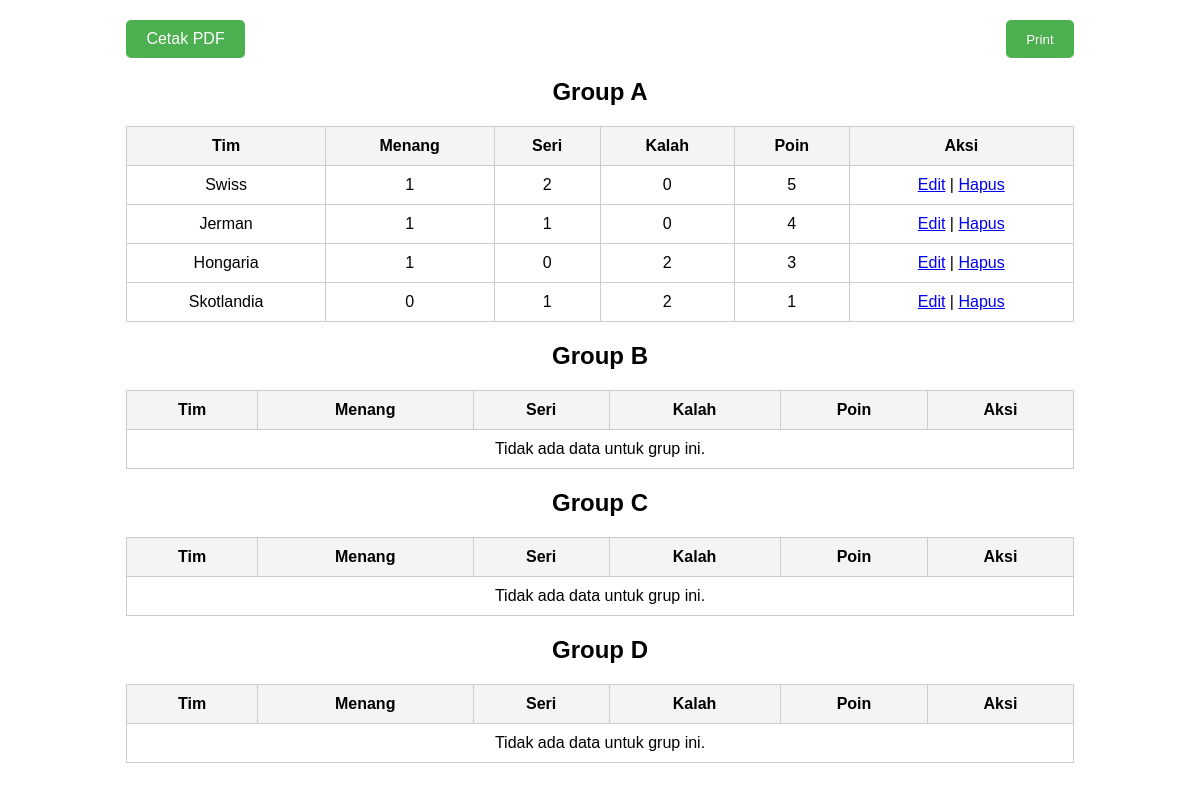
The page /generate_report.php on the database its author committed.
### tables this page shows
CREATE TABLE `teams` (
  `id` int(11) NOT NULL,
  `group_id` int(11) DEFAULT NULL,
  `name` varchar(100) NOT NULL,
  `wins` int(11) DEFAULT 0,
  `draws` int(11) DEFAULT 0,
  `losses` int(11) DEFAULT 0,
  `points` int(11) GENERATED ALWAYS AS (`wins` * 3 + `draws`) STORED
);

### generate_report.php (the view, shortened to what this page needs)
<?php
include 'db.php';
$groups = ['A', 'B', 'C', 'D'];
echo "<!DOCTYPE html>
<html>
<head>
    <title>Laporan Klasemen UEFA EURO 2024</title>
    <style>
        body {
            font-family: Arial, sans-serif;
        }
        h2 {
            text-align: center;
        }
        table {
            width: 80%;
            margin: 20px auto;
            border-collapse: collapse;
        }
        th, td {
            border: 1px solid #ccc;
            padding: 10px;
            text-align: center;
        }
        th {
            background-color: #f4f4f4;
        }
        .button-container {
            display: flex;
            justify-content: space-between;
            width: 80%;
            margin: 20px auto;
        }
        .button-container a,
        .button-container button {
            padding: 10px 20px;
            background-color: #4CAF50;
            color: white;
            text-decoration: none;
            border: none;
            border-radius: 5px;
            cursor: pointer;
        }
        .button-container button:hover,
        .button-container a:hover {
            background-color: #45a049;
        }
    </style>
    <script>
        function printReport() {
            window.print();
        }
    </script>
</head>
<body>";
echo "<div class='button-container'>
        <a href='cetak_pdf.php'>Cetak PDF</a>
        <button onclick='printReport()'>Print</button>
      </div>";
foreach ($groups as $group) {
    echo "<h2>Group $group</h2>";
    echo "<table>
            <tr>
                <th>Tim</th>
                <th>Menang</th>
                <th>Seri</th>
                <th>Kalah</th>
                <th>Poin</th>
                <th>Aksi</th>
            </tr>";
    $group_id = array_search($group, $groups) + 1;
    $query = "SELECT * FROM teams WHERE group_id='$group_id' ORDER BY points DESC, name ASC";
    $result = $conn->query($query);
    if ($result->num_rows > 0) {
        while ($row = $result->fetch_assoc()) {
            echo "<tr>
                    <td>{$row['name']}</td>
                    <td>{$row['wins']}</td>
                    <td>{$row['draws']}</td>
                    <td>{$row['losses']}</td>
                    <td>{$row['points']}</td>
                    <td>
                        <a href='edit_team.php?id={$row['id']}'>Edit</a> |
                        <a href='delete_team.php?id={$row['id']}' onclick='return confirm(\"Apakah Anda yakin ingin menghapus data ini?\")'>Hapus</a>
                    </td>
                  </tr>";
        }
    } else {
        echo "<tr>
                <td colspan='6'>Tidak ada data untuk grup ini.</td>
              </tr>";
    }
    echo "</table>";
}
echo "</body></html>";
?>

### generate_report.php (style rules this page uses)
body { font-family: Arial, sans-serif; }
h2 { text-align: center; }
table { width: 80%; margin: 20px auto; border-collapse: collapse; }
th, td { border: 1px solid #ccc; padding: 10px; text-align: center; }
th { background-color: #f4f4f4; }
.button-container { display: flex; justify-content: space-between; width: 80%; margin: 20px auto; }
.button-container a, .button-container button { padding: 10px 20px; background-color: #4CAF50; color: white; text-decoration: none; border: none; border-radius: 5px; cursor: pointer; }

### rows shown on the page
teams: name "Swiss", wins "1", draws "2", losses "0", points "5"
teams: name "Jerman", wins "1", draws "1", losses "0", points "4"
teams: name "Hongaria", wins "1", draws "0", losses "2", points "3"
teams: name "Skotlandia", wins "0", draws "1", losses "2", points "1"

### other values the page prints
$group "A"
$group "B"
$group "C"
$group "D"
